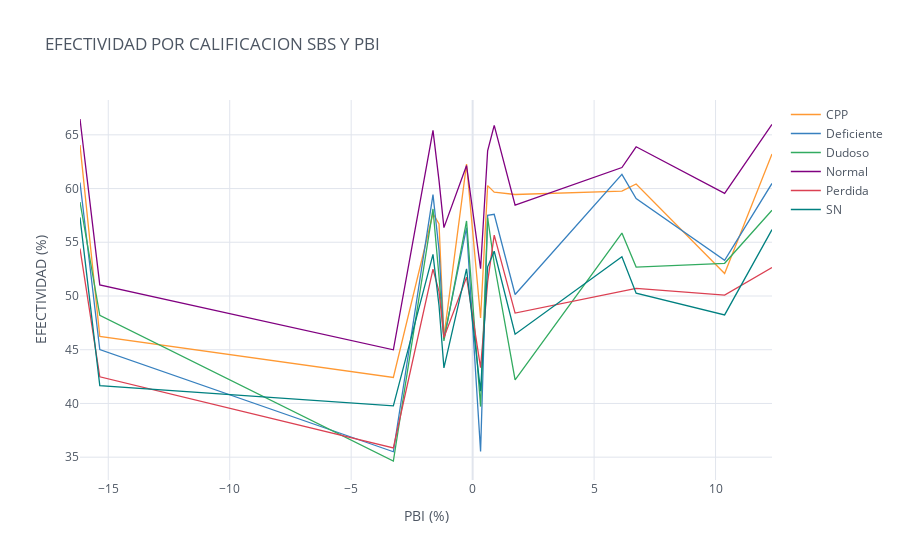

This figure's notebook cell:
### Code cell
SBS_PBI.iplot(kind='line', xTitle='PBI (%)', yTitle='EFECTIVIDAD (%)',
                    title='EFECTIVIDAD POR CALIFICACION SBS Y PBI')

### Figure 1 — Plotly figure (JSON) as saved in the notebook; plotly's stock layout.template omitted (floating-point values rounded to 4 significant figures)
{"data": [{"line": {"color": "rgba(255, 153, 51, 1.0)", "dash": "solid", "shape": "linear", "width": 1.3}, "mode": "lines", "name": "CPP", "text": "", "type": "scatter", "x": [-16.16, -15.35, -3.264, -1.632, -1.384, -1.182, -0.2506, 0.3269, 0.6176, 0.8885, 1.748, 6.145, 6.731, 10.37, 12.32], "y": [64.05, 46.24, 42.42, 57.68, 56.7, 46.2, 62.27, 47.95, 60.27, 59.66, 59.45, 59.76, 60.43, 52.09, 63.22]}, {"line": {"color": "rgba(55, 128, 191, 1.0)", "dash": "solid", "shape": "linear", "width": 1.3}, "mode": "lines", "name": "Deficiente", "text": "", "type": "scatter", "x": [-16.16, -15.35, -3.264, -1.632, -1.384, -1.182, -0.2506, 0.3269, 0.6176, 0.8885, 1.748, 6.145, 6.731, 10.37, 12.32], "y": [60.57, 45.01, 35.51, 59.43, 54.27, 46.03, 56.37, 35.54, 57.51, 57.6, 50.14, 61.32, 59.07, 53.33, 60.48]}, {"line": {"color": "rgba(50, 171, 96, 1.0)", "dash": "solid", "shape": "linear", "width": 1.3}, "mode": "lines", "name": "Dudoso", "text": "", "type": "scatter", "x": [-16.16, -15.35, -3.264, -1.632, -1.384, -1.182, -0.2506, 0.3269, 0.6176, 0.8885, 1.748, 6.145, 6.731, 10.37, 12.32], "y": [58.74, 48.2, 34.64, 58.1, 51.79, 45.82, 56.99, 39.71, 57.26, 53.02, 42.19, 55.85, 52.69, 53.04, 57.99]}, {"line": {"color": "rgba(128, 0, 128, 1.0)", "dash": "solid", "shape": "linear", "width": 1.3}, "mode": "lines", "name": "Normal", "text": "", "type": "scatter", "x": [-16.16, -15.35, -3.264, -1.632, -1.384, -1.182, -0.2506, 0.3269, 0.6176, 0.8885, 1.748, 6.145, 6.731, 10.37, 12.32], "y": [66.47, 51.04, 44.99, 65.41, 60.74, 56.36, 62.15, 52.54, 63.52, 65.88, 58.45, 61.95, 63.89, 59.56, 65.97]}, {"line": {"color": "rgba(219, 64, 82, 1.0)", "dash": "solid", "shape": "linear", "width": 1.3}, "mode": "lines", "name": "Perdida", "text": "", "type": "scatter", "x": [-16.16, -15.35, -3.264, -1.632, -1.384, -1.182, -0.2506, 0.3269, 0.6176, 0.8885, 1.748, 6.145, 6.731, 10.37, 12.32], "y": [54.42, 42.48, 35.85, 52.5, 50.4, 46.13, 51.75, 43.33, 51.32, 55.66, 48.41, 50.49, 50.71, 50.08, 52.65]}, {"line": {"color": "rgba(0, 128, 128, 1.0)", "dash": "solid", "shape": "linear", "width": 1.3}, "mode": "lines", "name": "SN", "text": "", "type": "scatter", "x": [-16.16, -15.35, -3.264, -1.632, -1.384, -1.182, -0.2506, 0.3269, 0.6176, 0.8885, 1.748, 6.145, 6.731, 10.37, 12.32], "y": [57.32, 41.66, 39.78, 53.88, 49.09, 43.31, 52.53, 41.13, 52.72, 54.16, 46.44, 53.65, 50.26, 48.24, 56.18]}], "layout": {"legend": {"bgcolor": "#FFFFFF", "font": {"color": "#4D5663"}}, "paper_bgcolor": "#FFFFFF", "plot_bgcolor": "#FFFFFF", "title": {"font": {"color": "#4D5663"}, "text": "EFECTIVIDAD POR CALIFICACION SBS Y PBI"}, "xaxis": {"gridcolor": "#E1E5ED", "showgrid": true, "tickfont": {"color": "#4D5663"}, "title": {"font": {"color": "#4D5663"}, "text": "PBI (%)"}, "zerolinecolor": "#E1E5ED"}, "yaxis": {"gridcolor": "#E1E5ED", "showgrid": true, "tickfont": {"color": "#4D5663"}, "title": {"font": {"color": "#4D5663"}, "text": "EFECTIVIDAD (%)"}, "zerolinecolor": "#E1E5ED"}}}
